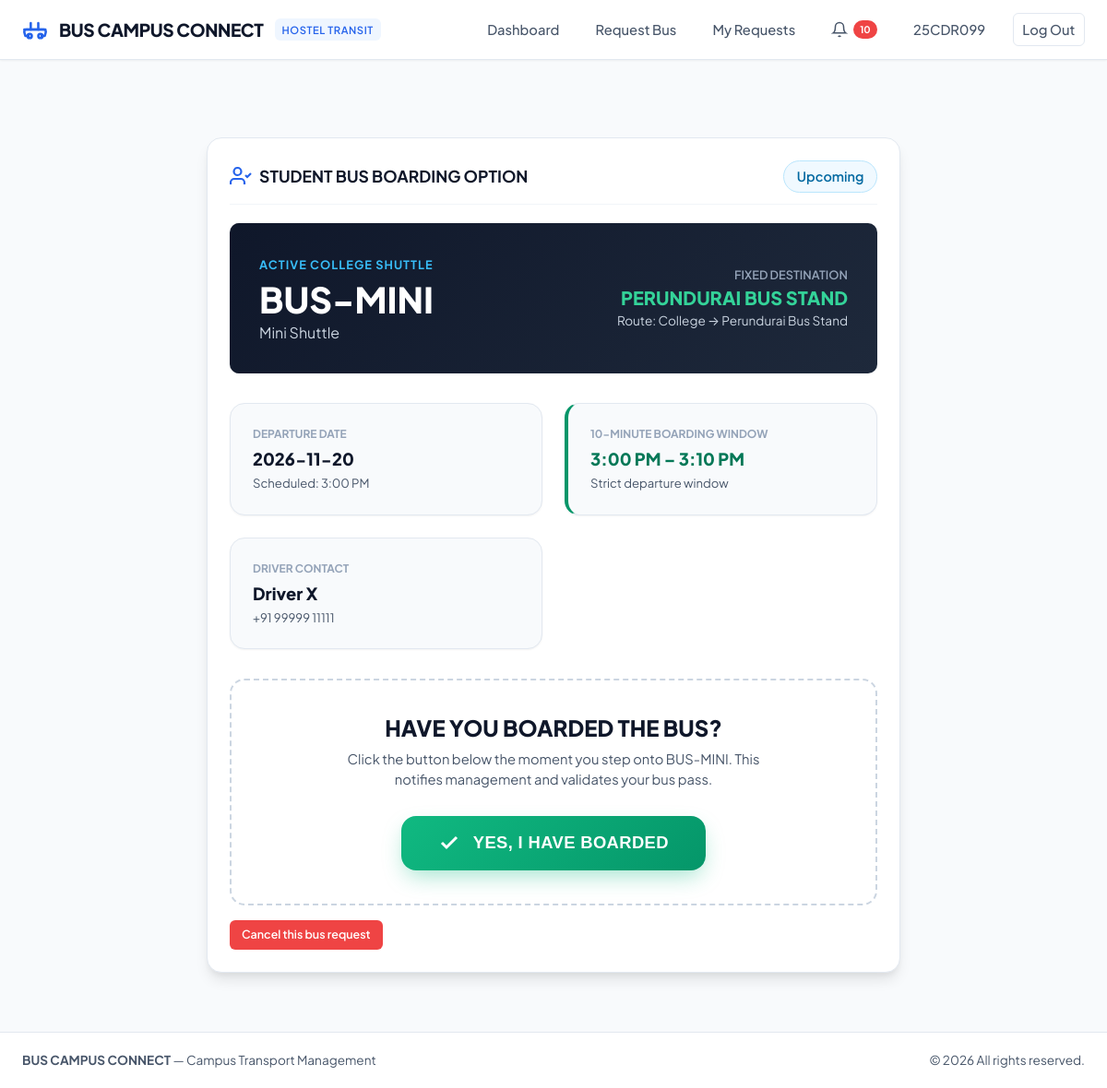
Screenshot of /student/current-bus (signed in) with the database file from the repository.
### tables this page shows
CREATE TABLE users (
    id INTEGER PRIMARY KEY AUTOINCREMENT,
    name TEXT NOT NULL,
    register_number TEXT UNIQUE,
    email TEXT UNIQUE NOT NULL,
    password_hash TEXT NOT NULL,
    phone TEXT,
    department TEXT,
    year INTEGER,
    hostel_id INTEGER,
    role TEXT NOT NULL CHECK(role IN ('student', 'management')),
    id_card_path TEXT,
    verification_status TEXT DEFAULT 'Pending' CHECK(verification_status IN ('Pending', 'Verified', 'Rejected')),
    created_at TIMESTAMP DEFAULT CURRENT_TIMESTAMP,
    FOREIGN KEY (hostel_id) REFERENCES hostels (id) ON DELETE SET NULL
);

CREATE TABLE buses (
    id INTEGER PRIMARY KEY AUTOINCREMENT,
    bus_number TEXT UNIQUE NOT NULL,
    bus_name TEXT NOT NULL,
    capacity INTEGER NOT NULL DEFAULT 50,
    driver_name TEXT NOT NULL,
    driver_contact TEXT NOT NULL,
    route TEXT NOT NULL DEFAULT 'College → Perundurai Bus Stand',
    status TEXT DEFAULT 'Active' CHECK(status IN ('Active', 'Inactive', 'Maintenance')),
    created_at TIMESTAMP DEFAULT CURRENT_TIMESTAMP
);

CREATE TABLE "bus_requests" (
                id INTEGER PRIMARY KEY AUTOINCREMENT,
                student_id INTEGER NOT NULL,
                hostel_id INTEGER NOT NULL,
                travel_date TEXT NOT NULL,
                required_time TEXT NOT NULL,
                travel_type TEXT NOT NULL CHECK(travel_type IN ('Normal Travel', 'Special Permission', 'Booked Bus / Ticket')),
                travel_reason TEXT,
                proof_path TEXT,
                proof_status TEXT DEFAULT 'Not Uploaded' CHECK(proof_status IN ('Not Uploaded', 'Uploaded', 'Under Review', 'Verified', 'Rejected')),
                request_status TEXT DEFAULT 'Pending' CHECK(request_status IN ('Pending', 'Under Review', 'Verified', 'Bus Allocated', 'Boarding Open', 'Boarded', 'Not Boarded', 'Cancelled', 'Rejected', 'Completed')),
                bus_id INTEGER,
                cancellation_reason TEXT,
                created_at TIMESTAMP DEFAULT CURRENT_TIMESTAMP,
                updated_at TIMESTAMP DEFAULT CURRENT_TIMESTAMP,
                FOREIGN KEY (student_id) REFERENCES users (id) ON DELETE CASCADE,
                FOREIGN KEY (hostel_id) REFERENCES hostels (id) ON DELETE RESTRICT,
                FOREIGN KEY (bus_id) REFERENCES buses (id) ON DELETE SET NULL
            );

### routes/student_routes.py (the view)
@student_bp.route('/boarding')
@student_bp.route('/current-bus')
@login_required
@role_required('student')
def current_bus():
    student = UserModel.get_by_id(session['user_id'])
    active_bus = RequestModel.get_student_active_bus(session['user_id'])
    boarding_info = None
    if active_bus:
        active_bus['formatted_time'] = format_display_time(active_bus['required_time'])
        window = BoardingService.calculate_boarding_window(active_bus['required_time'], 10)
        active_bus['boarding_window_text'] = window['display_window']
        boarding_info = BoardingService.evaluate_bus_status(
            active_bus['travel_date'], active_bus['required_time'], 10
        )
        active_bus['status_evaluation'] = boarding_info
    return render_template(
        'student/current_bus.html',
        student=student,
        active_bus=active_bus,
        boarding_info=boarding_info
    )

### app.py (called while the page is built)
@app.context_processor
def inject_global_data():
    unread_count = 0
    if 'user_id' in session:
        try:
            unread_count = NotificationService.get_unread_count(session['user_id'])
        except Exception:
            unread_count = 0
    return {
        'current_user_name': session.get('name'),
        'current_user_role': session.get('role'),
        'current_user_reg': session.get('register_number'),
        'unread_notification_count': unread_count,
        'now_year': datetime.now().year,
        'destination_fixed': 'Perundurai Bus Stand'
    }

### data_structures/hashmap_manager.py (called while the page is built)
def format_display_time(time_str):
    if not time_str:
        return ''
    try:
        dt = datetime.strptime(time_str.strip(), "%H:%M")
        formatted = dt.strftime("%I:%M %p")
        if formatted.startswith('0'):
            formatted = formatted[1:]
        return formatted
    except ValueError:
        return time_str

### database/db.py (called while the page is built)
def get_db():
    if 'db' not in g:
        g.db = sqlite3.connect(
            DATABASE_PATH,
            detect_types=sqlite3.PARSE_DECLTYPES | sqlite3.PARSE_COLNAMES
        )
        g.db.row_factory = sqlite3.Row
        g.db.execute("PRAGMA foreign_keys = ON;")
    return g.db

def query_db(query, args=(), one=False):
    cur = get_db().execute(query, args)
    rv = cur.fetchall()
    cur.close()
    return (dict(rv[0]) if rv else None) if one else [dict(row) for row in rv]

### models/request_model.py (called while the page is built)
    @staticmethod
    def get_student_active_bus(student_id):
        sql = """
            SELECT r.*,
                   u.register_number, u.name as student_name,
                   h.hostel_name,
                   b.bus_number, b.bus_name, b.driver_name, b.driver_contact, b.route,
                   br.boarded as boarding_confirmed, br.boarding_time
            FROM bus_requests r
            JOIN users u ON r.student_id = u.id
            JOIN hostels h ON r.hostel_id = h.id
            JOIN buses b ON r.bus_id = b.id
            LEFT JOIN boarding_records br ON r.id = br.request_id
            WHERE r.student_id = ?
              AND r.request_status IN ('Bus Allocated', 'Boarding Open', 'Boarded')
            ORDER BY r.travel_date DESC, r.required_time DESC
            LIMIT 1
        """
        return query_db(sql, (student_id,), one=True)

### services/notification_service.py (called while the page is built)
    @staticmethod
    def get_unread_count(user_id):
        sql = "SELECT COUNT(*) as cnt FROM notifications WHERE user_id = ? AND is_read = 0"
        res = query_db(sql, (user_id,), one=True)
        return res['cnt'] if res else 0

### templates/student/current_bus.html (shortened to what this page needs)
{% extends "base.html" %}
{% block content %}
<div class="student-content" style="max-width: 800px; margin: 2rem auto;">
  <div class="card" style="box-shadow: var(--shadow-lg);">
    <div class="card-header">
      <div class="card-title">
        <svg width="24" height="24" viewBox="0 0 24 24" fill="none" stroke="currentColor" stroke-width="2.2" style="color: var(--primary);"><path d="M16 21v-2a4 4 0 0 0-4-4H5a4 4 0 0 0-4 4v2"></path><circle cx="8.5" cy="7" r="4"></circle><polyline points="17 11 19 13 23 9"></polyline></svg>
        <span>STUDENT BUS BOARDING OPTION</span>
      </div>
      {% if active_bus %}
        <span class="badge {{ boarding_info.badge_class if boarding_info else 'badge-info' }}" style="font-size: 0.9rem; padding: 0.35rem 0.85rem;">
          {{ boarding_info.status if boarding_info else active_bus.request_status }}
        </span>
      {% endif %}
    </div>
    {% if active_bus %}
      <div style="background: linear-gradient(135deg, #0f172a 0%, #1e293b 100%); color: #ffffff; border-radius: var(--radius-md); padding: 2rem; margin-bottom: 2rem;">
        <div style="display: flex; flex-wrap: wrap; justify-content: space-between; align-items: center; gap: 1rem;">
          <div>
            <span style="font-size: 0.8rem; text-transform: uppercase; letter-spacing: 0.08em; color: #38bdf8; font-weight: 700;">Active College Shuttle</span>
            <h2 style="font-size: 2.4rem; font-weight: 900; color: #ffffff; margin-top: 0.2rem;">{{ active_bus.bus_number }}</h2>
            <div style="font-size: 1rem; color: #cbd5e1;">{{ active_bus.bus_name }}</div>
          </div>
          <div style="text-align: right;">
            <div style="font-size: 0.8rem; color: #94a3b8; text-transform: uppercase; font-weight: 600;">Fixed Destination</div>
            <div style="font-size: 1.25rem; font-weight: 800; color: #34d399;">PERUNDURAI BUS STAND</div>
            <div style="font-size: 0.85rem; color: #cbd5e1;">Route: College &rarr; Perundurai Bus Stand</div>
          </div>
        </div>
      </div>
      <div style="display: grid; grid-template-columns: repeat(auto-fit, minmax(220px, 1fr)); gap: 1.5rem; margin-bottom: 2rem;">
        <div class="card" style="background: #f8fafc;">
          <div style="font-size: 0.75rem; color: var(--text-muted); text-transform: uppercase; font-weight: 700;">Departure Date</div>
          <div style="font-size: 1.15rem; font-weight: 800; color: var(--text-primary); margin-top: 0.25rem;">{{ active_bus.travel_date }}</div>
          <div style="font-size: 0.82rem; color: var(--text-secondary); margin-top: 0.15rem;">Scheduled: {{ active_bus.formatted_time }}</div>
        </div>
        <div class="card" style="background: #f8fafc; border-left: 4px solid #059669;">
          <div style="font-size: 0.75rem; color: var(--text-muted); text-transform: uppercase; font-weight: 700;">10-Minute Boarding Window</div>
          <div style="font-size: 1.15rem; font-weight: 800; color: #047857; margin-top: 0.25rem;">{{ active_bus.boarding_window_text }}</div>
          <div style="font-size: 0.82rem; color: var(--text-secondary); margin-top: 0.15rem;">Strict departure window</div>
        </div>
        <div class="card" style="background: #f8fafc;">
          <div style="font-size: 0.75rem; color: var(--text-muted); text-transform: uppercase; font-weight: 700;">Driver Contact</div>
          <div style="font-size: 1.15rem; font-weight: 800; color: var(--text-primary); margin-top: 0.25rem;">{{ active_bus.driver_name }}</div>
          <div style="font-size: 0.82rem; color: var(--text-secondary); margin-top: 0.15rem;">{{ active_bus.driver_contact }}</div>
        </div>
      </div>
      <div style="background: #ffffff; border: 2px dashed #cbd5e1; border-radius: var(--radius-lg); padding: 2.25rem 1.5rem; text-align: center;">
        {% if active_bus.request_status == 'Boarded' %}
          <div style="display: inline-flex; flex-direction: column; align-items: center; gap: 0.75rem;">
            <div style="width: 64px; height: 64px; background: #ecfdf5; color: #059669; border-radius: 50%; display: flex; align-items: center; justify-content: center;">
              <svg width="36" height="36" viewBox="0 0 24 24" fill="none" stroke="currentColor" stroke-width="3"><polyline points="20 6 9 17 4 12"></polyline></svg>
            </div>
            <h3 style="font-size: 1.5rem; font-weight: 800; color: #065f46;">BOARDED &check;</h3>
            <p style="color: var(--text-secondary); font-size: 0.95rem; max-width: 480px;">
              Your boarding was verified and recorded in the database at: <strong>{{ active_bus.boarding_time }}</strong>.
              Enjoy your journey to Perundurai Bus Stand!
            </p>
          </div>
        {% else %}
          <h3 style="font-size: 1.5rem; font-weight: 800; margin-bottom: 0.5rem;">HAVE YOU BOARDED THE BUS?</h3>
          <p style="font-size: 0.92rem; color: var(--text-secondary); max-width: 500px; margin: 0 auto 1.75rem;">
            Click the button below the moment you step onto {{ active_bus.bus_number }}. This notifies management and validates your bus pass.
          </p>
          <form action="{{ url_for('student.confirm_boarding') }}" method="POST">
            <button type="submit" class="btn-board-confirm">
              <svg width="24" height="24" viewBox="0 0 24 24" fill="none" stroke="currentColor" stroke-width="3"><polyline points="20 6 9 17 4 12"></polyline></svg>
              YES, I HAVE BOARDED
            </button>
          </form>
        {% endif %}
      </div>
      {% if active_bus.request_status in ['Bus Allocated', 'Boarding Open'] %}
      <details style="margin-top: 1rem;">
        <summary class="btn btn-danger btn-sm" style="cursor: pointer;">Cancel this bus request</summary>
      </details>
      {% endif %}
    {% endif %}
  </div>
</div>
{% endblock %}

### templates/base.html (shortened to what this page needs)
<!DOCTYPE html>
<html lang="en">
<head>
  <link rel="stylesheet" href="{{ url_for('static', filename='css/styles.css') }}">
</head>
<body>
  <header class="navbar-main">
    <div class="nav-container">
      <a href="{{ url_for('landing') }}" class="brand-logo">
        <span>BUS CAMPUS CONNECT</span>
        <span class="brand-badge">HOSTEL TRANSIT</span>
      </a>
      <nav>
        <ul class="nav-links">
          {% if session.get('user_id') and session.get('role') == 'student' %}
            <li><a href="{{ url_for('student.dashboard') }}">Dashboard</a></li>
            <li><a href="{{ url_for('student.request_bus') }}">Request Bus</a></li>
            <li><a href="{{ url_for('student.my_requests') }}">My Requests</a></li>
            <li>
              <a href="{{ url_for('student.notifications') }}" style="display: flex; align-items: center; gap: 0.35rem;">
                <svg width="18" height="18" viewBox="0 0 24 24" fill="none" stroke="currentColor" stroke-width="2"><path d="M18 8A6 6 0 0 0 6 8c0 7-3 9-3 9h18s-3-2-3-9"></path><path d="M13.73 21a2 2 0 0 1-3.46 0"></path></svg>
                {% if unread_notification_count > 0 %}
                  <span class="badge-notify">{{ unread_notification_count }}</span>
                {% endif %}
              </a>
            </li>
            <li><a href="{{ url_for('student.profile') }}">{{ current_user_reg }}</a></li>
            <li><a href="{{ url_for('auth.logout') }}" class="btn btn-secondary btn-sm">Log Out</a></li>
          {% elif session.get('user_id') and session.get('role') == 'management' %}
            <li><a href="{{ url_for('management.dashboard') }}" class="btn btn-primary btn-sm">Management Console</a></li>
            <li><a href="{{ url_for('auth.logout') }}" class="btn btn-secondary btn-sm">Log Out</a></li>
          {% endif %}
        </ul>
      </nav>
    </div>
  </header>
  {% block content %}{% endblock %}
  {% block footer %}
  <footer style="margin-top: auto; background: #ffffff; border-top: 1px solid var(--border); padding: 1.25rem 1.5rem; text-align: center; font-size: 0.85rem; color: var(--text-secondary);">
    <div style="max-width: 1200px; margin: 0 auto; display: flex; flex-wrap: wrap; justify-content: space-between; align-items: center; gap: 1rem;">
      <div>
        <strong>BUS CAMPUS CONNECT</strong> &mdash; Campus Transport Management
      </div>
      <div>
        &copy; {{ now_year }} All rights reserved.
      </div>
    </div>
  </footer>
  {% endblock %}
</body>
</html>

### templates/base.html (style rules this page uses)
body { font-family: 'Plus Jakarta Sans', -apple-system, sans-serif; }

### rows the page displays
users: register_number "25CDR099"
buses: bus_number "BUS-MINI", bus_name "Mini Shuttle", driver_name "Driver X", driver_contact "+91 99999 11111"
bus_requests: travel_date "2026-11-20"

### other values shown
{{ unread_notification_count }} "10"
{{ boarding_info.status if boarding_info else active_bus.request_status }} "Upcoming"
{{ active_bus.formatted_time }} "3:00 PM"
{{ active_bus.boarding_window_text }} "3:00 PM – 3:10 PM"
